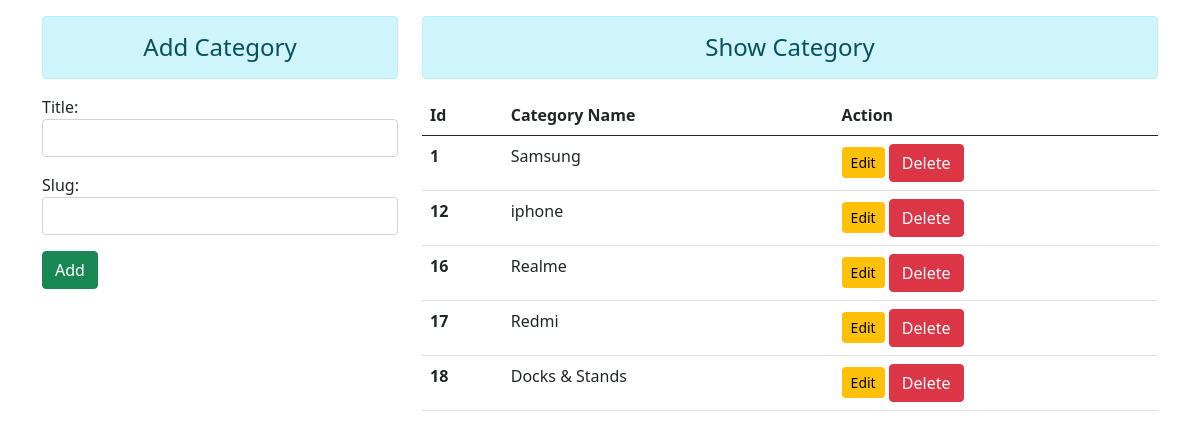
Before: /Category/ (signed in) with the older database file.
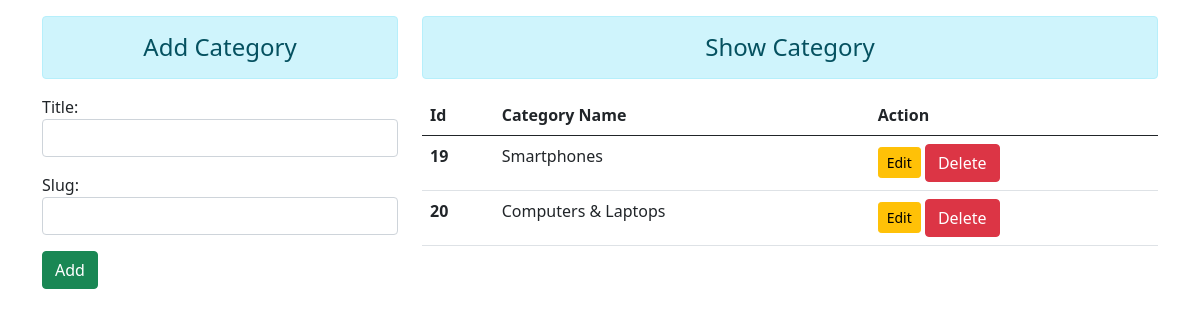
After: the same page with the newer database file.
### app/models.py (models this page shows, shortened)
class Category(models.Model):
    title = models.CharField(max_length=200)
    slug = models.SlugField(unique=True)

### vendor/views.py (the view)
# urls.py: path('Category/', views.Categ, name="Category"),
@login_required
def Categ(request):
     if request.method == 'POST':
          cat = CategoryForm(request.POST, request.FILES)
          if cat.is_valid():
              cat.save()
     else:
         cat = CategoryForm()
     stu = Category.objects.all()
     return render(request, 'app/vendor/Category.html', {'form':cat, 'stud':stu})

### vendor/forms.py
class CategoryForm(forms.ModelForm):
    class Meta:
        model = Category
        fields = ['title', 'slug']
        widgets ={
             'title': forms.TextInput(attrs={'class':'form-control'}),
              'slug': forms.TextInput(attrs={'class':'form-control'}),
        }

### app/templates/app/vendor/Category.html (shortened to what this page needs)
{% extends 'app/vendor/core.html' %}
{% block content %}
<div class="container">
    <div class="row my-3">
        <div class="col-sm-4">
        <h4 class="text-center alert alert-info"> Add Category</h4>
        <form action="" method="POST">
            {{form.as_p}}
             <input type = "submit"   class="btn btn-success" value = "Add">
                 </form>
    </div>
    <div class="col-sm-8">
        <h4 class="text-center alert alert-info"> Show Category</h4>
        {% if stud %}
        <table class="table">
            <thead>
              <tr>
                <th scope="col">Id</th>
                <th scope="col">Category Name</th>
                <th scope="col">Action</th>
              </tr>
            </thead>
            <tbody>
                {% for st in stud %}
              <tr>
                <th scope="row">{{st.id}}</th>
                <td>{{st.title}}</td>
                <td>
                    <a href=" {% url 'updatecat' st.id %}" class="btn btn-warning btn-sm">Edit</a>
                    <form action="{% url 'deletecat' st.id %}" method="post" class="d-inline">
                        <input type="submit" class="btn btn-danger" value="Delete">
                    </form>
                </td>
              </tr>
              {% endfor %}
            </tbody>
          </table>
        {% else %}
        <h4 class="text-center alert alert-warning"> No Record Founds!</h4>
        {% endif %}
    </div>
</div>
</div>
{% endblock content %}

### app/templates/app/vendor/core.html (shortened to what this page needs)
<!doctype html>
{% load static %}
<html lang="en">
  <head>
    <link href="https://cdn.jsdelivr.net/npm/bootstrap@5.1.0/dist/css/bootstrap.min.css" rel="stylesheet">
    <link rel="stylesheet" href="https://cdnjs.cloudflare.com/ajax/libs/font-awesome/5.15.3/css/all.min.css" />
    <link href="https://cdn.jsdelivr.net/npm/bootstrap@5.0.0-beta2/dist/css/bootstrap.min.css" rel="stylesheet">
 <link rel="stylesheet" href="//code.jquery.com/ui/1.12.1/themes/base/jquery-ui.css">
    <link rel="stylesheet" href="{% static 'app/styles.css' %}">
  </head>
  <body>
    {% block content %}
    {% endblock content %}
  </body>
</html>

### app/static/app/styles.css (style rules this page uses)
:root { --main-bg-color: #009d63; --main-text-color: #009d63; --second-text-color: #bbbec5; --second-bg-color: #c1efde; }

Changed rows visible on the page:
removed Category: id "1", title "Samsung"
removed Category: id "12", title "iphone"
removed Category: id "16", title "Realme"
removed Category: id "17", title "Redmi"
removed Category: id "18", title "Docks & Stands"
added Category: id "19", title "Smartphones"
added Category: id "20", title "Computers & Laptops"
